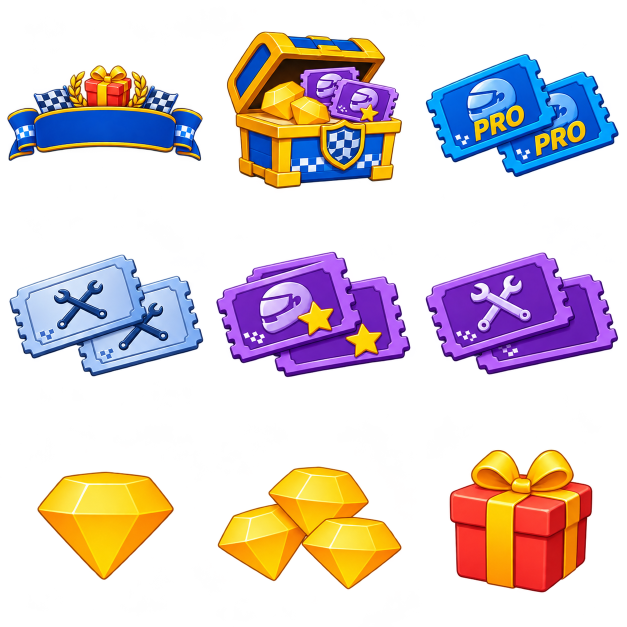
#> input picture assets/daily_rewards/art.png, 1254 x 1254 px (shown at 1/2 size)
$ python export_daily_crops.py
#> lines starting #> are read from the running program, lines starting #| are printed output that depends on the picture
#!/usr/bin/env python3
"""Cut the Daily Gift artwork into standalone PNG files (assets/daily_rewards/crops).

ui/daily_rewards_popup.gd loads these directly, so no code depends on pixel rectangles
of art.png / today.png / skin.png. Re-run after changing REGIONS.
"""
from pathlib import Path
from PIL import Image

ROOT = Path(__file__).resolve().parent.parent / "assets" / "daily_rewards"
REGIONS = {  # name: (source file, x, y, w, h)
    "header": ("art.png", 8, 125, 403, 200), "chest": ("art.png", 449, 88, 363, 296),
    "pro": ("art.png", 849, 102, 394, 257), "standard": ("art.png", 12, 502, 399, 259),
    "allstar": ("art.png", 427, 494, 399, 270), "elite": ("art.png", 846, 495, 400, 269),
    "gem": ("art.png", 70, 934, 286, 231), "gems": ("art.png", 432, 927, 379, 258),
    "gift": ("art.png", 892, 893, 306, 300),
    "today": ("today.png", 124, 40, 1072, 1105),
    "marker": ("skin.png", 136, 1227, 62, 62),
}

if __name__ == "__main__":
    out = ROOT / "crops"
    out.mkdir(exist_ok=True)
    sources: dict[str, Image.Image] = {}
    for name, (src, x, y, w, h) in REGIONS.items():
        image = sources.setdefault(src, Image.open(ROOT / src).convert("RGBA"))
#> image is the input picture: PIL image 1254x1254 RGBA; mean R, G, B, A 57.1, 43.5, 46.8, 86.6
        image.crop((x, y, x + w, y + h)).save(out / f"{name}.png")
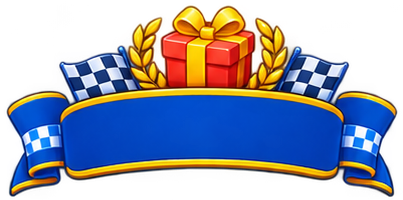
#> saved as header.png: PIL image 403x200 RGBA; mean R, G, B, A 59.6, 63, 80.6, 145.7; transparent parts drawn white
    print(f"wrote {len(REGIONS)} crops to {out}")
